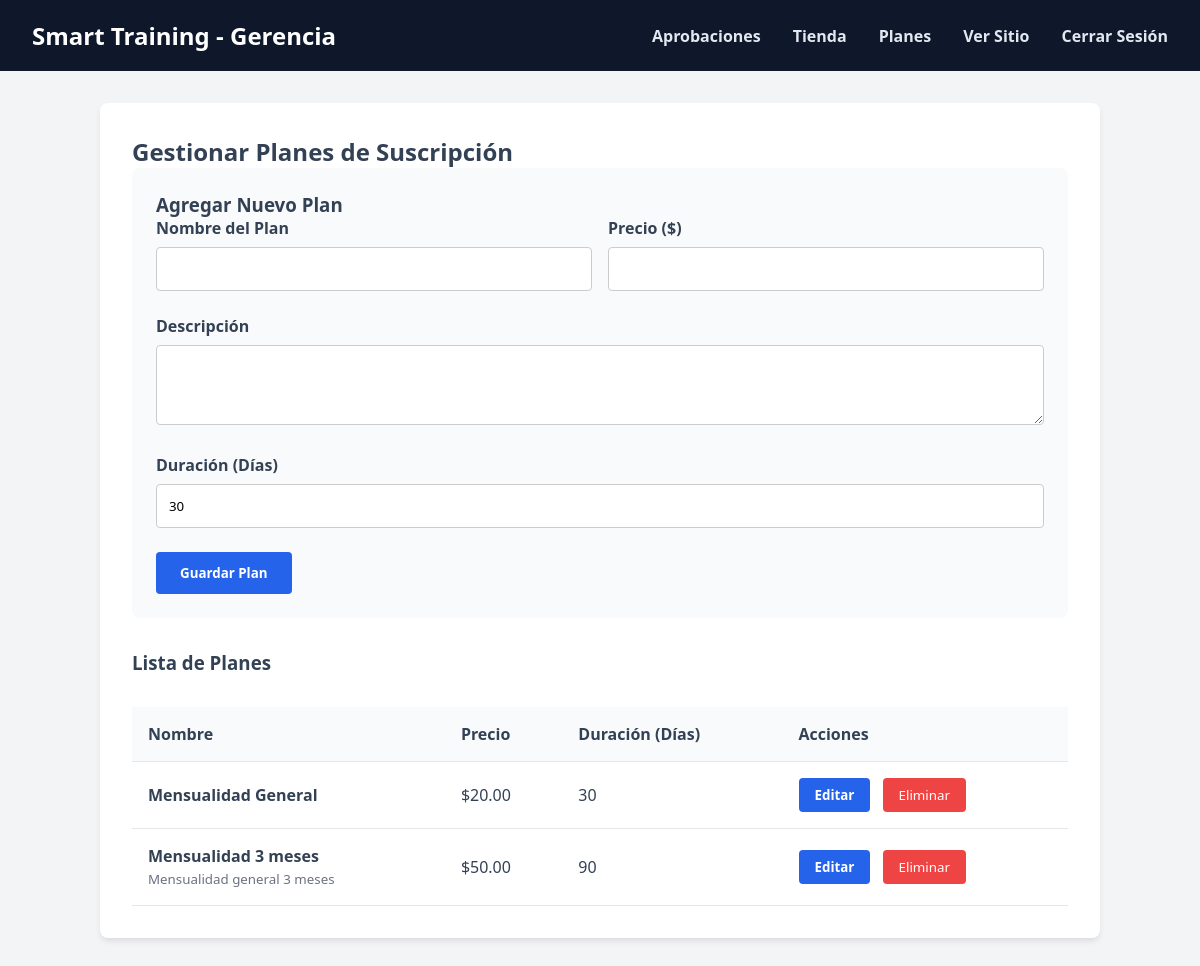
Screenshot of /membresias/gerente/planes/ (signed in) with the database file from the repository.
### memberships/models.py (models this page shows, shortened)
class Plan(models.Model):
    nombre = models.CharField(max_length=100, verbose_name="Nombre del Plan")
    descripcion = models.TextField(blank=True, verbose_name="Descripción del Plan")
    precio = models.DecimalField(max_digits=10, decimal_places=2, verbose_name="Precio ($)")
    duracion_dias = models.PositiveIntegerField(default=30, verbose_name="Duración en Días", help_text="Ejemplo: 30 para un mes estándar.")
    class Meta:
        verbose_name = "Plan"
        verbose_name_plural = "Planes"

### memberships/views.py (the view)
# urls.py: path('gerente/planes/', views.gestionar_planes, name='gestionar_planes'),
@user_passes_test(check_is_manager)
def gestionar_planes(request):
    planes = Plan.objects.all()
    if request.method == 'POST':
        if 'crear' in request.POST:
            form = PlanForm(request.POST)
            if form.is_valid():
                form.save()
                messages.success(request, "Plan creado exitosamente.")
                return redirect('gestionar_planes')
        elif 'eliminar' in request.POST:
            plan = get_object_or_404(Plan, id=request.POST.get('plan_id'))
            plan.delete()
            messages.success(request, "Plan eliminado.")
            return redirect('gestionar_planes')
        elif 'editar' in request.POST:
            plan = get_object_or_404(Plan, id=request.POST.get('plan_id'))
            form = PlanForm(request.POST, instance=plan)
            if form.is_valid():
                form.save()
                messages.success(request, "Plan actualizado.")
                return redirect('gestionar_planes')
    else:
        form = PlanForm()
    return render(request, 'memberships/gestionar_planes.html', {
        'planes': planes,
        'form': form
    })

### memberships/forms.py
class PlanForm(forms.ModelForm):
    class Meta:
        model = Plan
        fields = ['nombre', 'descripcion', 'precio', 'duracion_dias']
        widgets = {
            'nombre': forms.TextInput(attrs={'class': 'form-input'}),
            'descripcion': forms.Textarea(attrs={'class': 'form-input', 'rows': 3}),
            'precio': forms.NumberInput(attrs={'class': 'form-input'}),
            'duracion_dias': forms.NumberInput(attrs={'class': 'form-input'}),
        }

### memberships/views.py (called while the page is built)
def check_is_manager(user):
    return user.is_authenticated and getattr(user, 'is_manager', False)

### templates/memberships/gestionar_planes.html (shortened to what this page needs)
{% load static %}
<!DOCTYPE html>
<html lang="es">
<head>
    <link rel="stylesheet" href="{% static 'css/estilos.css' %}">
</head>
<body style="background-color: #f3f4f6; margin:0; font-family: sans-serif;">
    {% include 'includes/navbar_gerente.html' %}
    <div class="container">
        <h2>Gestionar Planes de Suscripción</h2>
        <div style="background: #f9fafb; padding: 1.5rem; border-radius: 8px; margin-bottom: 2rem;">
            <h3>Agregar Nuevo Plan</h3>
            <form method="POST">
                <div style="display: grid; grid-template-columns: 1fr 1fr; gap: 1rem;">
                    <div class="form-group">
                        <label>Nombre del Plan</label>
                        {{ form.nombre }}
                    </div>
                    <div class="form-group">
                        <label>Precio ($)</label>
                        {{ form.precio }}
                    </div>
                </div>
                <div class="form-group">
                    <label>Descripción</label>
                    {{ form.descripcion }}
                </div>
                <div class="form-group">
                    <label>Duración (Días)</label>
                    {{ form.duracion_dias }}
                </div>
                <button type="submit" class="btn-submit">Guardar Plan</button>
            </form>
        </div>
        <h3>Lista de Planes</h3>
        <table>
            <thead>
                <tr>
                    <th>Nombre</th>
                    <th>Precio</th>
                    <th>Duración (Días)</th>
                    <th>Acciones</th>
                </tr>
            </thead>
            <tbody>
                {% for plan in planes %}
                <tr>
                    <td><strong>{{ plan.nombre }}</strong><br><small style="color: #6b7280;">{{ plan.descripcion }}</small></td>
                    <td>${{ plan.precio }}</td>
                    <td>{{ plan.duracion_dias }}</td>
                    <td>
                        <button class="btn-submit" style="padding: 0.5rem 1rem; margin-right: 0.5rem;" onclick="abrirModalEditar('{{ plan.id }}', '{{ plan.nombre|escapejs }}', '{{ plan.precio }}', '{{ plan.descripcion|escapejs }}', '{{ plan.duracion_dias }}')">Editar</button>
                        <form method="POST" style="display:inline;" onsubmit="return confirm('¿Seguro que deseas eliminar este plan?');">
                            <button type="submit" class="btn-danger">Eliminar</button>
                        </form>
                    </td>
                </tr>
                {% empty %}
                <tr>
                    <td colspan="4" style="text-align: center;">No hay planes registrados.</td>
                </tr>
                {% endfor %}
            </tbody>
        </table>
    </div>
</body>
</html>

### static/css/estilos.css (style rules this page uses)
* { margin: 0; padding: 0; box-sizing: border-box; font-family: 'Segoe UI', Tahoma, Geneva, Verdana, sans-serif; }
body { background-color: #f8fafc; color: #334155; }

### templates/memberships/gestionar_planes.html (style rules this page uses)
.container { max-width: 1000px; margin: 2rem auto; padding: 2rem; background: white; border-radius: 8px; box-shadow: 0 4px 6px -1px rgba(0,0,0,0.1); }
.form-group { margin-bottom: 1.5rem; text-align: left; }
.form-group label { display: block; margin-bottom: 0.5rem; font-weight: bold; }
.form-input { width: 100%; padding: 0.75rem; border: 1px solid #ccc; border-radius: 4px; box-sizing: border-box; }
.btn-submit { background-color: #2563eb; color: white; padding: 0.75rem 1.5rem; border: none; border-radius: 4px; cursor: pointer; font-weight: bold; }
.btn-danger { background-color: #ef4444; color: white; padding: 0.5rem 1rem; border: none; border-radius: 4px; cursor: pointer; }
table { width: 100%; border-collapse: collapse; margin-top: 2rem; }
th, td { padding: 1rem; border-bottom: 1px solid #e5e7eb; text-align: left; }
th { background-color: #f9fafb; }

### rows the page displays
Plan: nombre "Mensualidad General", precio "20.00", duracion_dias "30"
Plan: nombre "Mensualidad 3 meses", descripcion "Mensualidad general 3 meses", precio "50.00", duracion_dias "90"
